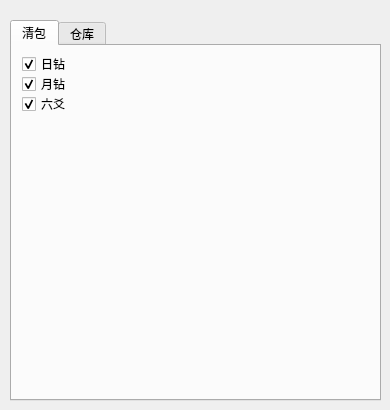
    <widget class="QWidget" name="tab_11">
     <attribute name="title">
      <string>高级设置</string>
     </attribute>
     <widget class="QTabWidget" name="tabWidget_5">
      <property name="geometry">
       <rect>
        <x>10</x>
        <y>20</y>
        <width>371</width>
        <height>381</height>
       </rect>
      </property>
      <property name="currentIndex">
       <number>0</number>
      </property>
      <widget class="QWidget" name="tab_15">
       <attribute name="title">
        <string>清包</string>
       </attribute>
       <widget class="QCheckBox" name="rizuanBox">
        <property name="geometry">
         <rect>
          <x>10</x>
          <y>10</y>
          <width>51</width>
          <height>16</height>
         </rect>
        </property>
        <property name="text">
         <string>日钻</string>
        </property>
        <property name="checked">
         <bool>true</bool>
        </property>
       </widget>
       <widget class="QCheckBox" name="yuezuanBox">
        <property name="geometry">
         <rect>
          <x>10</x>
          <y>30</y>
          <width>51</width>
          <height>16</height>
         </rect>
        </property>
        <property name="text">
         <string>月钻</string>
        </property>
        <property name="checked">
         <bool>true</bool>
        </property>
       </widget>
       <widget class="QCheckBox" name="liuyaoBox">
        <property name="geometry">
         <rect>
          <x>10</x>
          <y>50</y>
          <width>51</width>
          <height>16</height>
         </rect>
        </property>
        <property name="text">
         <string>六爻</string>
        </property>
        <property name="checked">
         <bool>true</bool>
        </property>
       </widget>
      </widget>
      <widget class="QWidget" name="tab_16">
       <attribute name="title">
        <string>仓库</string>
       </attribute>
      </widget>
     </widget>
    </widget>
